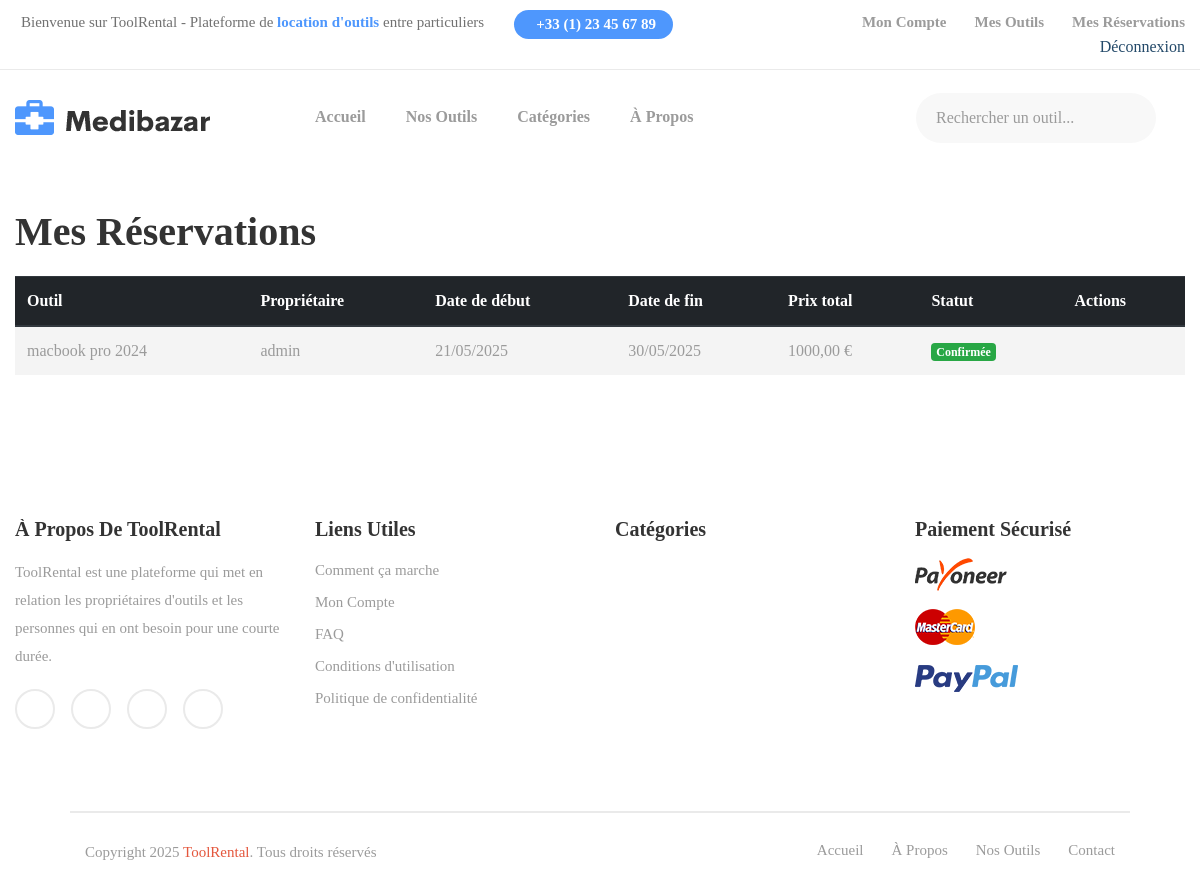
The app's page /reservations/my_reservations/ (signed in), older data.
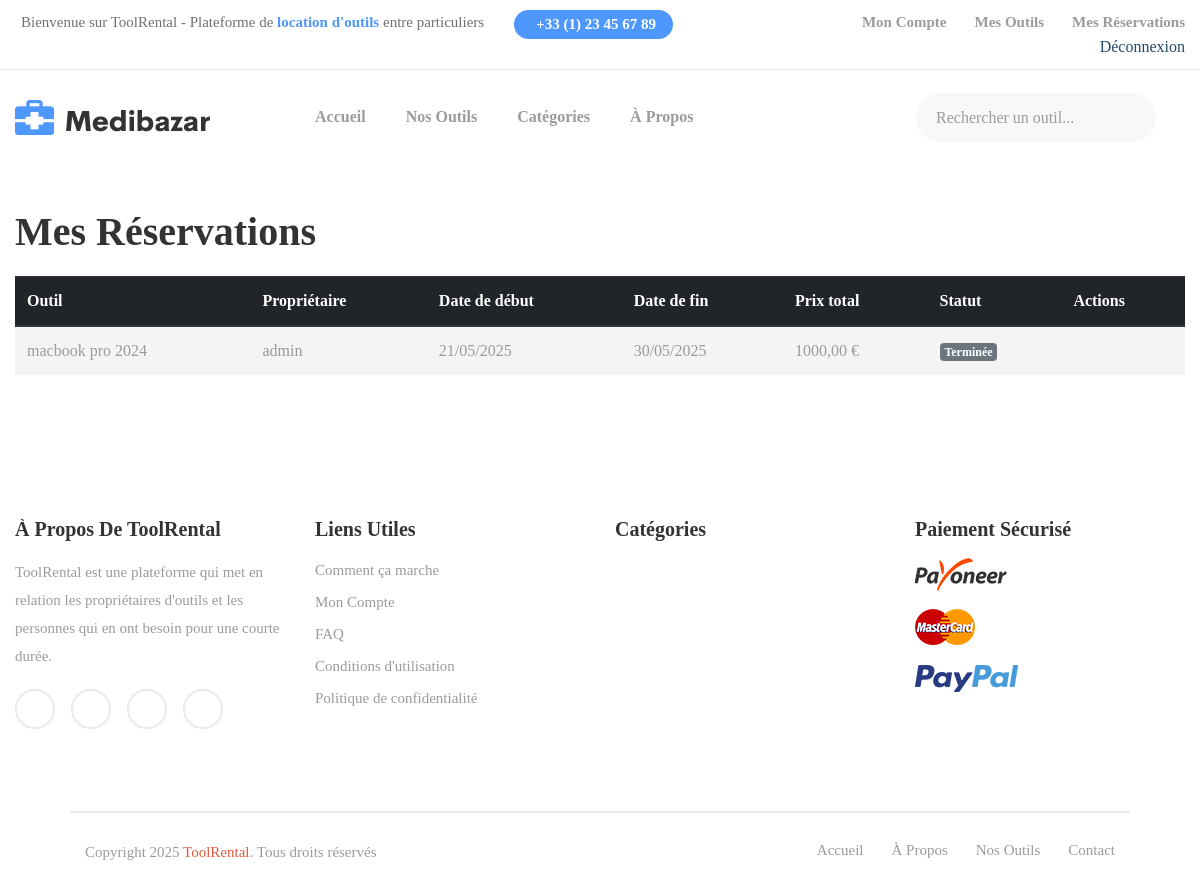
The same page, newer data.
### reservations/models.py (models this page shows, shortened)
class Reservation(models.Model):
    STATUS_CHOICES = [
        ('pending', 'En attente'),
        ('confirmed', 'Confirmée'),
        ('canceled', 'Annulée'),
        ('completed', 'Terminée'),
    ]
    tool = models.ForeignKey(Tool, on_delete=models.CASCADE, related_name='reservations')
    renter = models.ForeignKey(User, on_delete=models.CASCADE, related_name='reservations')
    start_date = models.DateField()
    end_date = models.DateField()
    total_price = models.DecimalField(max_digits=10, decimal_places=2)
    status = models.CharField(max_length=20, choices=STATUS_CHOICES, default='pending')
    created_at = models.DateTimeField(auto_now_add=True)
    updated_at = models.DateTimeField(auto_now=True)

### tools/models.py (models this page shows, shortened)
class Tool(models.Model):
    CONDITION_CHOICES = [
        ('neuf', 'Neuf'),
        ('excellent', 'Excellent'),
        ('bon', 'Bon'),
        ('usage', 'Usagé'),
    ]
    name = models.CharField(max_length=200)
    description = models.TextField()
    category = models.ForeignKey(Category, on_delete=models.CASCADE, related_name='tools')
    owner = models.ForeignKey(User, on_delete=models.CASCADE, related_name='owned_tools')
    price_per_day = models.DecimalField(max_digits=10, decimal_places=2)
    deposit_amount = models.DecimalField(max_digits=10, decimal_places=2)
    is_available = models.BooleanField(default=True)
    condition = models.CharField(max_length=10, choices=CONDITION_CHOICES, default='bon')
    created_at = models.DateTimeField(auto_now_add=True)
    updated_at = models.DateTimeField(auto_now=True)
    location = models.CharField(max_length=255, blank=True, null=True)  # Localisation de l'outil pour la recherche

### reservations/views.py (the view)
# urls.py: path('my_reservations/', views.my_reservations, name='my_reservations'),
@login_required
def my_reservations(request):
    reservations = Reservation.objects.filter(renter=request.user).order_by('-created_at')
    context = {
        'reservations': reservations,
    }
    return render(request, 'reservations/my_reservations.html', context)

### templates/reservations/my_reservations.html (shortened to what this page needs)
{% extends 'base.html' %}
{% load static %}
{% block content %}
<div class="container my-5">
  <h1 class="mb-4">Mes Réservations</h1>
  {% if reservations %}
  <div class="table-responsive">
    <table class="table table-striped">
      <thead class="thead-dark">
        <tr>
          <th>Outil</th>
          <th>Propriétaire</th>
          <th>Date de début</th>
          <th>Date de fin</th>
          <th>Prix total</th>
          <th>Statut</th>
          <th>Actions</th>
        </tr>
      </thead>
      <tbody>
        {% for reservation in reservations %}
        <tr>
          <td>
            <a href="{% url 'tools:detail' reservation.tool.id %}">
              {{ reservation.tool.name }}
            </a>
          </td>
          <td>{{ reservation.tool.owner.username }}</td>
          <td>{{ reservation.start_date|date:"d/m/Y" }}</td>
          <td>{{ reservation.end_date|date:"d/m/Y" }}</td>
          <td>{{ reservation.total_price }} €</td>
          <td>
            <span
              class="badge badge-{% if reservation.status == 'confirmed' %}success{% elif reservation.status == 'pending' %}warning{% elif reservation.status == 'canceled' %}danger{% else %}secondary{% endif %}"
            >
              {{ reservation.get_status_display }}
            </span>
          </td>
          <td>
          </td>
        </tr>
        {% endfor %}
      </tbody>
    </table>
  </div>
  {% endif %}
</div>
{% endblock %}

Row changes from the older to the newer data that the page shows:
changed Reservation "admin": status "Confirmée" → "Terminée"
